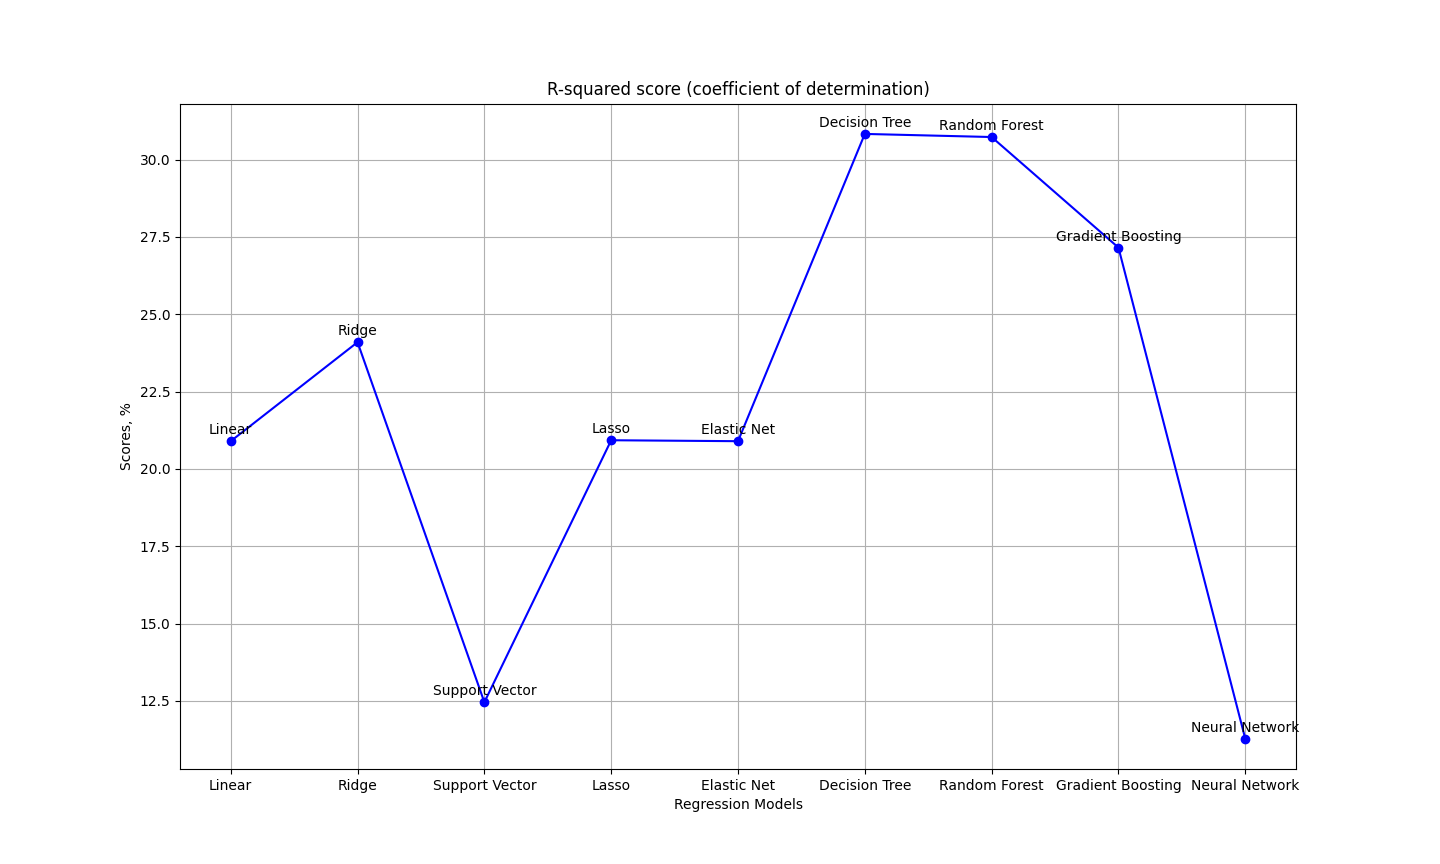

Recreate this plot in Python.
import matplotlib.pyplot as plt

models = ['Linear', 'Ridge', 'Support Vector', 'Lasso', 'Elastic Net', 'Decision Tree', 'Random Forest', 'Gradient Boosting', 'Neural Network']
scores = [0.20895981361765226,  0.24095872665091815, 0.12458327816609025, 0.20926736282989059, 0.20895981361765226, 0.3082785564180001, 0.3072739908010919, 0.2715346306657266, 0.11279087304222068]

scores = [score * 100 for score in scores]

plt.figure(figsize=(10, 6))
plt.plot(models, scores, marker='o', linestyle='-', color='blue')
plt.title('R-squared score (coefficient of determination)')
plt.xlabel('Regression Models')
plt.ylabel('Scores, %')
plt.grid(True)

for i, txt in enumerate(models):
    plt.annotate(txt, (models[i], scores[i]), textcoords="offset points", xytext=(0, 5), ha='center')

plt.show()
